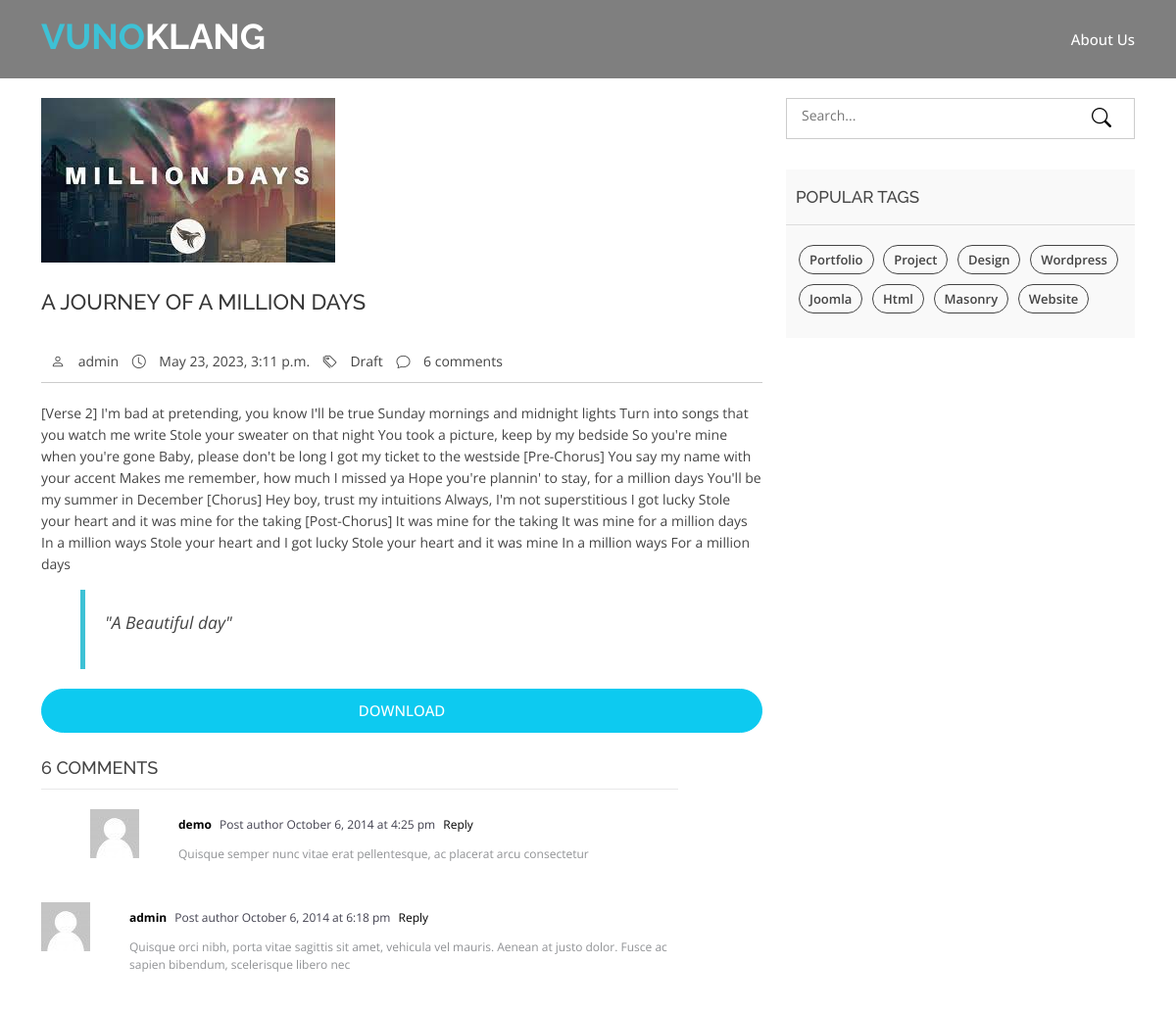
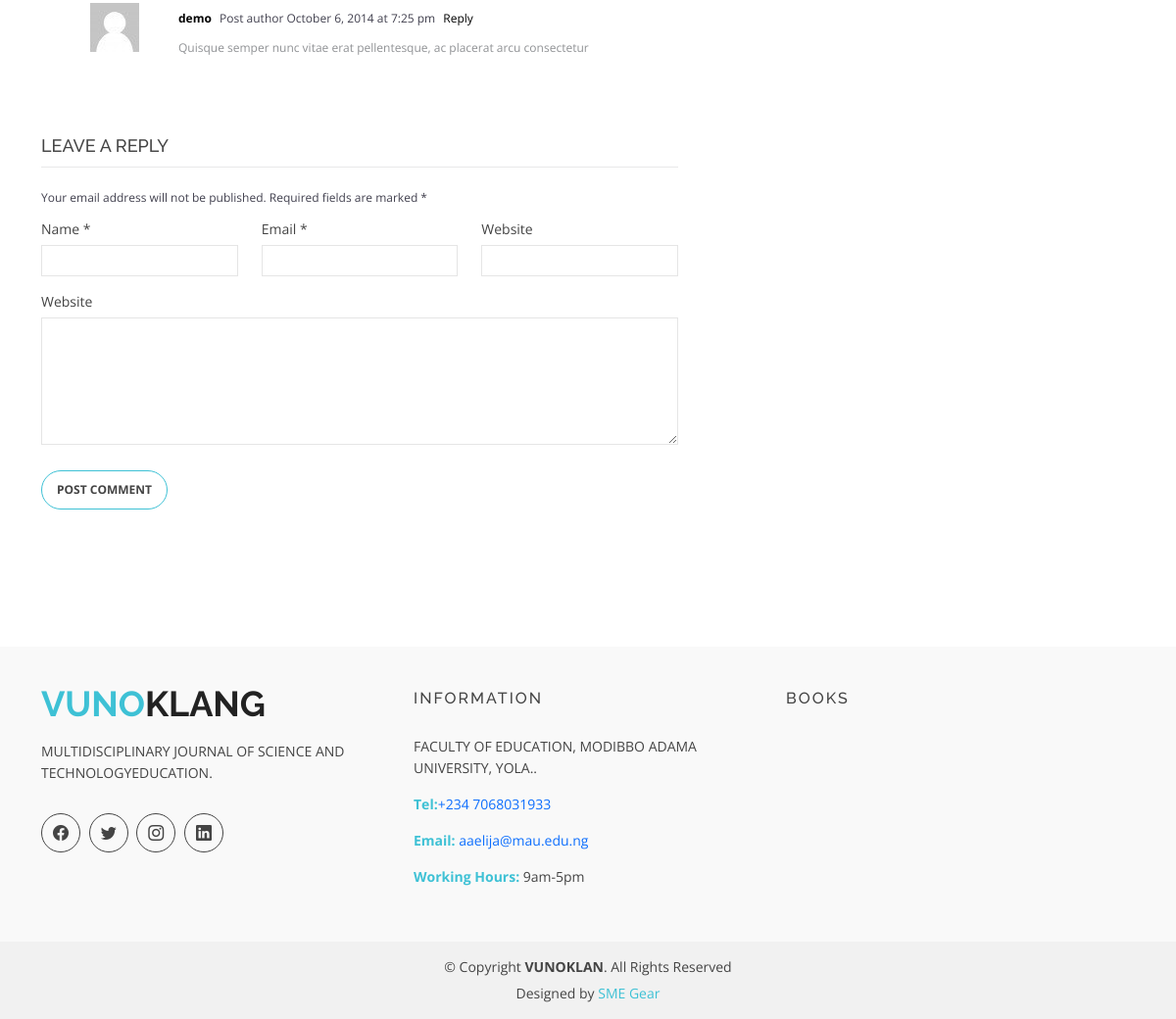
Screenshot of /book-details/a-journey-of-a-million-days with the database file from the repository (2 pictures, top to bottom).
### academic_journals_app/models.py (models this page shows, shortened)
class BookDetailPost(models.Model):
    title = models.CharField(max_length=200, unique=True, help_text="The name of your book") #Title of the Article
    slug = models.SlugField(max_length=200, unique=True,help_text="Re-type the name of your book", null=True, blank=True) #Unique identifier for the article
    author = models.ForeignKey(User, on_delete=models.CASCADE, related_name='blog_posts',null=True, blank=True) #Author of the Article
    description = models.CharField(max_length=1500, help_text="A short description of your book") #Short Description of the article
    quote = models.CharField(max_length=300, null=True, blank=True)
    category = models.ForeignKey('Category', related_name='category', on_delete=models.SET_NULL,null=True, blank=True, help_text="Choose the ctegory your book fall in.") #Category of the article
    keywords = models.CharField(max_length=250, help_text="Choose keywords to locate your book easier", null=True, blank=True) #Keywords to be used in SEO
    cover = models.ImageField(upload_to='book_covers/', null=True, blank=True) #Cover Image of the article
    book = models.FileField(upload_to='books/',null=True, help_text='Upload your book here')# The book
    created_on = models.DateTimeField(auto_now_add=True) #Date of creation
    updated_on = models.DateTimeField(auto_now=True) #Date of updation
    status = models.CharField(choices=STATUS, max_length=200, default="Published") #Status of the Article either Draft or Published

### academic_journals_app/views.py (the view)
# urls.py: path('book-details/<slug:slug>', BookDetail.as_view(), name="book_detail"),
class BookDetail(DetailView):
    model = BookDetailPost
    template_name= "book-details.html"

### templates/book-details.html (shortened to what this page needs)
{% extends 'main.html' %}
{% load static %}
{% block content %}
    <main id="main">
        <div class="blog-page area-padding">
            <div class="container">
                <div class="row new_row">
                    <div class="col-md-8 col-sm-8 col-xs-12">
                        <div class="row">
                            <div class="col-md-12 col-sm-12 col-xs-12">
                                <article class="blog-post-wrapper">
                                    <div class="post-thumbnail">
                                        {% if object.cover %}
                                        <img src="{{object.cover.url}}" alt="{{object.title}}" />
                                        {% else %}
                                        <img src="{% static 'img/background/empty.jfif' %}" alt="No image here">
                                        {% endif %}
                                    </div>
                                    <div class="post-information">
                                        <h2>{{object.title}}</h2>
                                        <div class="entry-meta">
                                            <span class="author-meta"><i class="bi bi-person"></i> <a href="#">admin</a></span>
                                            <span><i class="bi bi-clock"></i> {{object.updated_on}}</span>
                                            <span>
                        <i class="bi bi-tags"></i>
                        <a href="#">{{object.status}}</a>
                      </span>
                      <span><i class="bi bi-chat"></i> <a href="#">6 comments</a></span>
                    </div>
                                        <div class="entry-content">
                                            <p>{{object.description}}</p>
                                            <blockquote>
                                                <p>{{object.quote}}</p>
                                            </blockquote>
                                    </div>
                                    <div class="row" >
                                        <span>
                                        <a href="{% url 'download' object.id%}" class="btn btn-block btn-info text-white download_btn m-auto">Download</a>
                                        </span>
                                    </div>
                                </article>
                                <div class="single-post-comments">
                                    <div class="comments-area">
                                        <div class="comments-heading">
                                            <h3>6 comments</h3>
                                        </div>
                                        <div class="comments-list">
                                            <ul>
                                                <li class="threaded-comments">
                                                    <div class="comments-details">
                                                        <div class="comments-list-img">
                                                            <img src="{% static 'img/blog/b02.jpg' %}" alt="post-author">
                                                        </div>
                                                        <div class="comments-content-wrap">
                                                            <span>
                                <b><a href="#">demo</a></b>
                                Post author
                                <span class="post-time">October 6, 2014 at 4:25 pm</span>
                                                            <a href="#">Reply</a>
                                                            </span>
                                                            <p>Quisque semper nunc vitae erat pellentesque, ac placerat arcu consectetur</p>
                                                        </div>
                                                    </div>
                                                </li>
                                                <li>
                                                    <div class="comments-details">
                                                        <div class="comments-list-img">
                                                            <img src="{% static 'img/blog/b02.jpg' %}" alt="post-author">
                                                        </div>
                                                        <div class="comments-content-wrap">
                                                            <span>
                                <b><a href="#">admin</a></b>
                                Post author
                                <span class="post-time">October 6, 2014 at 6:18 pm </span>
                                                            <a href="#">Reply</a>
                                                            </span>
                                                            <p>Quisque orci nibh, porta vitae sagittis sit amet, vehicula vel mauris. Aenean at justo dolor. Fusce ac sapien bibendum, scelerisque libero nec</p>
                                                        </div>
                                                    </div>
                                                </li>
                                                <li class="threaded-comments">
                                                    <div class="comments-details">
                                                        <div class="comments-list-img">
                                                            <img src="{% static 'img/blog/b02.jpg' %}" alt="post-author">
                                                        </div>
                                                        <div class="comments-content-wrap">
                                                            <span>
                                <b><a href="#">demo</a></b>
                                Post author
                                <span class="post-time">October 6, 2014 at 7:25 pm</span>
                                                            <a href="#">Reply</a>
                                                            </span>
                                                            <p>Quisque semper nunc vitae erat pellentesque, ac placerat arcu consectetur</p>
                                                        </div>
                                                    </div>
                                                </li>
                                            </ul>
                                        </div>
                                    </div>
                                    <div class="comment-respond">
                                        <h3 class="comment-reply-title">Leave a Reply </h3>
                                        <span class="email-notes">Your email address will not be published. Required fields are marked *</span>
                                        <form action="#">
                                            <div class="row">
                                                <div class="col-lg-4 col-md-4">
                                                    <p>Name *</p>
                                                    <input type="text" />
                                                </div>
                                                <div class="col-lg-4 col-md-4">
                                                    <p>Email *</p>
                                                    <input type="email" />
                                                </div>
                                                <div class="col-lg-4 col-md-4">
                                                    <p>Website</p>
                                                    <input type="text" />
                                                </div>
                                                <div class="col-lg-12 col-md-12 col-sm-12 comment-form-comment">
                                                    <p>Website</p>
                                                    <textarea id="message-box" cols="30" rows="10"></textarea>
                                                    <input type="submit" value="Post Comment" />
                                                </div>
                                            </div>
                                        </form>
                                    </div>
                                </div>
                            </div>
                        </div>
                    </div>
                    <div class="col-lg-4 col-md-4">
                        <div class="page-head-blog">
                            <div class="single-blog-page">
                                <form action="#">
                                    <div class="search-option">
                                        <input type="text" placeholder="Search...">
                                        <button class="button" type="submit">
                                  <i class="bi bi-search"></i>
                                  </button>
                                    </div>
                                </form>
                            </div>
                            <div class="single-blog-page">
                                <div class="left-tags blog-tags">
                                    <div class="popular-tag left-side-tags left-blog">
                                        <h4>popular tags</h4>
                                        <ul>
                                            <li>
                                                <a href="#">Portfolio</a>
                                            </li>
                                            <li>
                                                <a href="#">Project</a>
                                            </li>
                                            <li>
                                                <a href="#">Design</a>
                                            </li>
                                            <li>
                                                <a href="#">wordpress</a>
                                            </li>
                                            <li>
                                                <a href="#">Joomla</a>
                                            </li>
                                            <li>
                                                <a href="#">Html</a>
                                            </li>
                                            <li>
                                                <a href="#">Masonry</a>
                                            </li>
                                            <li>
                                                <a href="#">Website</a>
                                            </li>
                                        </ul>
                                    </div>
                                </div>
                            </div>
                        </div>
                    </div>
                </div>
            </div>
        </div>
    </main>
    {% endblock %}

### rows the page displays
BookDetailPost: cover (picture), title "A JOURNEY OF A MILLION DAYS", updated_on "May 23, 2023, 3:11 p.m.", status "Draft", description "[Verse 2] I'm bad at pretending, you know I'll be true Sunday mornings and midnight lights Turn into songs that you watch me write Stole your sweater on that night You took a picture, keep by my bedside So you're mine when you're gone Baby, please don't be long I got my ticket to the westside [Pre-Chorus] You say my name with your accent Makes me remember, how much I missed ya Hope you're plannin' to stay, for a million days You'll be my summer in December [Chorus] Hey boy, trust my intuitions Always, I'm not superstitious I got lucky Stole your heart and it was mine for the taking [Post-Chorus] It was mine for the taking It was mine for a million days In a million ways Stole your heart and…", quote "\"A Beautiful day\""
